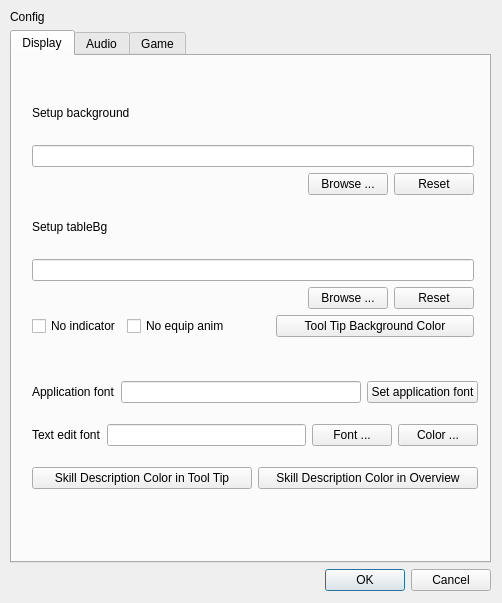
<?xml version="1.0" encoding="UTF-8"?>
<ui version="4.0">
 <class>ConfigDialog</class>
 <widget class="QDialog" name="ConfigDialog">
  <property name="geometry">
   <rect>
    <x>0</x>
    <y>0</y>
    <width>502</width>
    <height>603</height>
   </rect>
  </property>
  <property name="windowTitle">
   <string>Config dialog</string>
  </property>
  <property name="styleSheet">
   <string notr="true"/>
  </property>
  <widget class="QWidget" name="layoutWidget">
   <property name="geometry">
    <rect>
     <x>10</x>
     <y>10</y>
     <width>481</width>
     <height>581</height>
    </rect>
   </property>
   <layout class="QVBoxLayout" name="verticalLayout_14">
    <item>
     <widget class="QLabel" name="windowTitle">
      <property name="text">
       <string>Config</string>
      </property>
     </widget>
    </item>
    <item>
     <widget class="QTabWidget" name="tabWidget">
      <property name="currentIndex">
       <number>0</number>
      </property>
      <widget class="QWidget" name="displayTab">
       <attribute name="title">
        <string>Display</string>
       </attribute>
       <widget class="QFrame" name="bgFrame">
        <property name="geometry">
         <rect>
          <x>10</x>
          <y>10</y>
          <width>461</width>
          <height>281</height>
         </rect>
        </property>
        <widget class="QWidget" name="layoutWidget1">
         <property name="geometry">
          <rect>
           <x>10</x>
           <y>20</y>
           <width>442</width>
           <height>251</height>
          </rect>
         </property>
         <layout class="QVBoxLayout" name="verticalLayout_10">
          <item>
           <layout class="QVBoxLayout" name="verticalLayout_2">
            <item>
             <layout class="QVBoxLayout" name="verticalLayout">
              <item>
               <widget class="QLabel" name="backgrounSetupLabel">
                <property name="text">
                 <string>Setup background</string>
                </property>
               </widget>
              </item>
              <item>
               <widget class="QLineEdit" name="bgPathLineEdit">
                <property name="readOnly">
                 <bool>true</bool>
                </property>
               </widget>
              </item>
             </layout>
            </item>
            <item>
             <layout class="QHBoxLayout" name="horizontalLayout">
              <item>
               <spacer name="horizontalSpacer">
                <property name="orientation">
                 <enum>Qt::Horizontal</enum>
                </property>
                <property name="sizeHint" stdset="0">
                 <size>
                  <width>40</width>
                  <height>20</height>
                 </size>
                </property>
               </spacer>
              </item>
              <item>
               <widget class="QPushButton" name="browseBgButton">
                <property name="text">
                 <string>Browse ...</string>
                </property>
               </widget>
              </item>
              <item>
               <widget class="QPushButton" name="resetBgButton">
                <property name="text">
                 <string>Reset</string>
                </property>
               </widget>
              </item>
             </layout>
            </item>
           </layout>
          </item>
          <item>
           <layout class="QVBoxLayout" name="verticalLayout_3">
            <item>
             <layout class="QVBoxLayout" name="verticalLayout_4">
              <item>
               <widget class="QLabel" name="tableBgSetupLabel">
                <property name="text">
                 <string>Setup tableBg</string>
                </property>
               </widget>
              </item>
              <item>
               <widget class="QLineEdit" name="tableBgPathLineEdit">
                <property name="readOnly">
                 <bool>true</bool>
                </property>
               </widget>
              </item>
             </layout>
            </item>
            <item>
             <layout class="QHBoxLayout" name="horizontalLayout_4">
              <item>
               <spacer name="tableBghorizontalSpacer">
                <property name="orientation">
                 <enum>Qt::Horizontal</enum>
                </property>
                <property name="sizeHint" stdset="0">
                 <size>
                  <width>40</width>
                  <height>20</height>
                 </size>
                </property>
               </spacer>
              </item>
              <item>
               <widget class="QPushButton" name="browseTableBgButton">
                <property name="text">
                 <string>Browse ...</string>
                </property>
               </widget>
              </item>
              <item>
               <widget class="QPushButton" name="resetTableBgButton">
                <property name="text">
                 <string>Reset</string>
                </property>
               </widget>
              </item>
             </layout>
            </item>
           </layout>
          </item>
          <item>
           <layout class="QHBoxLayout" name="horizontalLayout_11">
            <item>
             <widget class="QCheckBox" name="noIndicatorCheckBox">
              <property name="text">
               <string>No indicator</string>
              </property>
             </widget>
            </item>
            <item>
             <widget class="QCheckBox" name="noEquipAnimCheckBox">
              <property name="text">
               <string>No equip anim</string>
              </property>
             </widget>
            </item>
            <item>
             <spacer name="horizontalSpacer_4">
              <property name="orientation">
               <enum>Qt::Horizontal</enum>
              </property>
              <property name="sizeHint" stdset="0">
               <size>
                <width>40</width>
                <height>20</height>
               </size>
              </property>
             </spacer>
            </item>
            <item>
             <widget class="QPushButton" name="toolTipBackgroundColorButton">
              <property name="sizePolicy">
               <sizepolicy hsizetype="Preferred" vsizetype="Fixed">
                <horstretch>255</horstretch>
                <verstretch>0</verstretch>
               </sizepolicy>
              </property>
              <property name="text">
               <string>Tool Tip Background Color</string>
              </property>
             </widget>
            </item>
           </layout>
          </item>
         </layout>
        </widget>
       </widget>
       <widget class="QFrame" name="fontSetupFrame">
        <property name="geometry">
         <rect>
          <x>10</x>
          <y>300</y>
          <width>461</width>
          <height>161</height>
         </rect>
        </property>
        <property name="sizePolicy">
         <sizepolicy hsizetype="Preferred" vsizetype="Minimum">
          <horstretch>0</horstretch>
          <verstretch>0</verstretch>
         </sizepolicy>
        </property>
        <widget class="QWidget" name="layoutWidget2">
         <property name="geometry">
          <rect>
           <x>10</x>
           <y>10</y>
           <width>446</width>
           <height>141</height>
          </rect>
         </property>
         <layout class="QVBoxLayout" name="verticalLayout_11">
          <item>
           <layout class="QHBoxLayout" name="horizontalLayout_9">
            <item>
             <widget class="QLabel" name="appFontLabel">
              <property name="text">
               <string>Application font</string>
              </property>
             </widget>
            </item>
            <item>
             <widget class="QLineEdit" name="appFontLineEdit">
              <property name="enabled">
               <bool>true</bool>
              </property>
              <property name="readOnly">
               <bool>true</bool>
              </property>
             </widget>
            </item>
            <item>
             <widget class="QPushButton" name="changeAppFontButton">
              <property name="text">
               <string>Set application font</string>
              </property>
             </widget>
            </item>
           </layout>
          </item>
          <item>
           <layout class="QHBoxLayout" name="horizontalLayout_10">
            <item>
             <widget class="QLabel" name="textEditFontLabel">
              <property name="text">
               <string>Text edit font</string>
              </property>
             </widget>
            </item>
            <item>
             <widget class="QLineEdit" name="textEditFontLineEdit">
              <property name="enabled">
               <bool>true</bool>
              </property>
              <property name="readOnly">
               <bool>true</bool>
              </property>
             </widget>
            </item>
            <item>
             <widget class="QPushButton" name="setTextEditFontButton">
              <property name="text">
               <string>Font ...</string>
              </property>
             </widget>
            </item>
            <item>
             <widget class="QPushButton" name="setTextEditColorButton">
              <property name="text">
               <string>Color ...</string>
              </property>
             </widget>
            </item>
           </layout>
          </item>
          <item>
           <layout class="QHBoxLayout" name="horizontalLayout_3">
            <item>
             <widget class="QPushButton" name="toolTipFontColorButton">
              <property name="sizePolicy">
               <sizepolicy hsizetype="Preferred" vsizetype="Fixed">
                <horstretch>0</horstretch>
                <verstretch>0</verstretch>
               </sizepolicy>
              </property>
              <property name="text">
               <string>Skill Description Color in Tool Tip</string>
              </property>
             </widget>
            </item>
            <item>
             <widget class="QPushButton" name="overviewFontColorButton">
              <property name="sizePolicy">
               <sizepolicy hsizetype="Preferred" vsizetype="Fixed">
                <horstretch>0</horstretch>
                <verstretch>0</verstretch>
               </sizepolicy>
              </property>
              <property name="text">
               <string>Skill Description Color in Overview</string>
              </property>
             </widget>
            </item>
           </layout>
          </item>
         </layout>
        </widget>
       </widget>
      </widget>
      <widget class="QWidget" name="audioTab">
       <attribute name="title">
        <string>Audio</string>
       </attribute>
       <widget class="QWidget" name="layoutWidget3">
        <property name="geometry">
         <rect>
          <x>10</x>
          <y>1</y>
          <width>451</width>
          <height>471</height>
         </rect>
        </property>
        <layout class="QVBoxLayout" name="verticalLayout_9">
         <item>
          <layout class="QVBoxLayout" name="verticalLayout_5">
           <item>
            <spacer name="verticalSpacer_4">
             <property name="orientation">
              <enum>Qt::Vertical</enum>
             </property>
             <property name="sizeHint" stdset="0">
              <size>
               <width>20</width>
               <height>40</height>
              </size>
             </property>
            </spacer>
           </item>
           <item>
            <widget class="QLabel" name="setupBgMusicLabel">
             <property name="text">
              <string>Setup background music</string>
             </property>
             <property name="buddy">
              <cstring>bgMusicPathLineEdit</cstring>
             </property>
            </widget>
           </item>
           <item>
            <widget class="QLineEdit" name="bgMusicPathLineEdit">
             <property name="readOnly">
              <bool>true</bool>
             </property>
            </widget>
           </item>
           <item>
            <layout class="QHBoxLayout" name="horizontalLayout_2">
             <item>
              <spacer name="horizontalSpacer_2">
               <property name="orientation">
                <enum>Qt::Horizontal</enum>
               </property>
               <property name="sizeHint" stdset="0">
                <size>
                 <width>40</width>
                 <height>20</height>
                </size>
               </property>
              </spacer>
             </item>
             <item>
              <widget class="QPushButton" name="browseBgMusicButton">
               <property name="text">
                <string>Browse ...</string>
               </property>
              </widget>
             </item>
             <item>
              <widget class="QPushButton" name="resetBgMusicButton">
               <property name="text">
                <string>Reset</string>
               </property>
              </widget>
             </item>
            </layout>
           </item>
          </layout>
         </item>
         <item>
          <spacer name="verticalSpacer_3">
           <property name="orientation">
            <enum>Qt::Vertical</enum>
           </property>
           <property name="sizeHint" stdset="0">
            <size>
             <width>20</width>
             <height>40</height>
            </size>
           </property>
          </spacer>
         </item>
         <item>
          <layout class="QVBoxLayout" name="verticalLayout_8">
           <item>
            <widget class="QCheckBox" name="enableEffectCheckBox">
             <property name="text">
              <string>Enable effects</string>
             </property>
             <property name="checked">
              <bool>true</bool>
             </property>
            </widget>
           </item>
           <item>
            <widget class="QCheckBox" name="enableLastWordCheckBox">
             <property name="text">
              <string>Enable last word</string>
             </property>
            </widget>
           </item>
           <item>
            <widget class="QCheckBox" name="enableBgMusicCheckBox">
             <property name="text">
              <string>Enable background music</string>
             </property>
             <property name="checked">
              <bool>true</bool>
             </property>
            </widget>
           </item>
          </layout>
         </item>
         <item>
          <spacer name="verticalSpacer_2">
           <property name="orientation">
            <enum>Qt::Vertical</enum>
           </property>
           <property name="sizeHint" stdset="0">
            <size>
             <width>20</width>
             <height>40</height>
            </size>
           </property>
          </spacer>
         </item>
         <item>
          <layout class="QHBoxLayout" name="horizontalLayout_5">
           <item>
            <widget class="QLabel" name="bgmVolumeLabel">
             <property name="text">
              <string>BGM    Volume</string>
             </property>
             <property name="buddy">
              <cstring>bgmVolumeSlider</cstring>
             </property>
            </widget>
           </item>
           <item>
            <widget class="QSlider" name="bgmVolumeSlider">
             <property name="maximum">
              <number>100</number>
             </property>
             <property name="value">
              <number>100</number>
             </property>
             <property name="orientation">
              <enum>Qt::Horizontal</enum>
             </property>
            </widget>
           </item>
          </layout>
         </item>
         <item>
          <layout class="QHBoxLayout" name="horizontalLayout_6">
           <item>
            <widget class="QLabel" name="effectVolumeLabel">
             <property name="text">
              <string>Effect Volume</string>
             </property>
             <property name="buddy">
              <cstring>bgmVolumeSlider</cstring>
             </property>
            </widget>
           </item>
           <item>
            <widget class="QSlider" name="effectVolumeSlider">
             <property name="maximum">
              <number>100</number>
             </property>
             <property name="value">
              <number>100</number>
             </property>
             <property name="orientation">
              <enum>Qt::Horizontal</enum>
             </property>
            </widget>
           </item>
          </layout>
         </item>
         <item>
          <spacer name="verticalSpacer">
           <property name="orientation">
            <enum>Qt::Vertical</enum>
           </property>
           <property name="sizeHint" stdset="0">
            <size>
             <width>20</width>
             <height>40</height>
            </size>
           </property>
          </spacer>
         </item>
        </layout>
       </widget>
      </widget>
      <widget class="QWidget" name="gameTab">
       <attribute name="title">
        <string>Game</string>
       </attribute>
       <widget class="QWidget" name="layoutWidget4">
        <property name="geometry">
         <rect>
          <x>11</x>
          <y>21</y>
          <width>461</width>
          <height>451</height>
         </rect>
        </property>
        <layout class="QVBoxLayout" name="verticalLayout_13">
         <item>
          <layout class="QVBoxLayout" name="verticalLayout_12">
           <item>
            <widget class="QCheckBox" name="neverNullifyMyTrickCheckBox">
             <property name="text">
              <string>Never nullify my single target trick</string>
             </property>
             <property name="checked">
              <bool>false</bool>
             </property>
            </widget>
           </item>
           <item>
            <widget class="QCheckBox" name="autoTargetCheckBox">
             <property name="enabled">
              <bool>true</bool>
             </property>
             <property name="text">
              <string>Enable auto target</string>
             </property>
             <property name="checked">
              <bool>false</bool>
             </property>
            </widget>
           </item>
           <item>
            <widget class="QCheckBox" name="intellectualSelectionCheckBox">
             <property name="enabled">
              <bool>true</bool>
             </property>
             <property name="text">
              <string>Enable intellectual selection</string>
             </property>
             <property name="checked">
              <bool>false</bool>
             </property>
            </widget>
           </item>
           <item>
            <widget class="QCheckBox" name="superDragCheckBox">
             <property name="text">
              <string>Enable super drag</string>
             </property>
            </widget>
           </item>
           <item>
            <widget class="QCheckBox" name="doubleClickCheckBox">
             <property name="enabled">
              <bool>true</bool>
             </property>
             <property name="text">
              <string>Enable double-click</string>
             </property>
             <property name="checked">
              <bool>false</bool>
             </property>
            </widget>
           </item>
           <item>
            <widget class="QCheckBox" name="autoPreshowCheckBox">
             <property name="text">
              <string>Enable auto preshow</string>
             </property>
            </widget>
           </item>
           <item>
            <widget class="QCheckBox" name="ignoreChangingSkinCheckBox">
             <property name="sizePolicy">
              <sizepolicy hsizetype="Preferred" vsizetype="Fixed">
               <horstretch>0</horstretch>
               <verstretch>0</verstretch>
              </sizepolicy>
             </property>
             <property name="text">
              <string>Ignore other's switches of skin</string>
             </property>
            </widget>
           </item>
          </layout>
         </item>
         <item>
          <layout class="QHBoxLayout" name="horizontalLayout_8">
           <item>
            <widget class="QLabel" name="bubbleChatBoxKeepLabel">
             <property name="sizePolicy">
              <sizepolicy hsizetype="Preferred" vsizetype="Fixed">
               <horstretch>0</horstretch>
               <verstretch>0</verstretch>
              </sizepolicy>
             </property>
             <property name="text">
              <string>Bubble chat boxes keep time</string>
             </property>
            </widget>
           </item>
           <item>
            <widget class="QSpinBox" name="bubbleChatBoxKeepSpinBox">
             <property name="sizePolicy">
              <sizepolicy hsizetype="Maximum" vsizetype="Fixed">
               <horstretch>0</horstretch>
               <verstretch>0</verstretch>
              </sizepolicy>
             </property>
             <property name="suffix">
              <string>second(s)</string>
             </property>
             <property name="minimum">
              <number>1</number>
             </property>
             <property name="maximum">
              <number>5</number>
             </property>
             <property name="value">
              <number>2</number>
             </property>
            </widget>
           </item>
          </layout>
         </item>
         <item>
          <widget class="QFrame" name="gameRecordFrame">
           <property name="sizePolicy">
            <sizepolicy hsizetype="Preferred" vsizetype="MinimumExpanding">
             <horstretch>0</horstretch>
             <verstretch>0</verstretch>
            </sizepolicy>
           </property>
           <layout class="QVBoxLayout" name="verticalLayout_15">
            <item>
             <layout class="QGridLayout" name="gridLayout">
              <item row="0" column="0">
               <widget class="QCheckBox" name="enableAutoSaveCheckBox">
                <property name="sizePolicy">
                 <sizepolicy hsizetype="Minimum" vsizetype="Preferred">
                  <horstretch>0</horstretch>
                  <verstretch>0</verstretch>
                 </sizepolicy>
                </property>
                <property name="text">
                 <string>Enable Auto Save</string>
                </property>
                <property name="checkable">
                 <bool>true</bool>
                </property>
                <property name="checked">
                 <bool>false</bool>
                </property>
               </widget>
              </item>
              <item row="0" column="1">
               <widget class="QCheckBox" name="networkOnlyCheckBox">
                <property name="enabled">
                 <bool>false</bool>
                </property>
                <property name="sizePolicy">
                 <sizepolicy hsizetype="Minimum" vsizetype="Preferred">
                  <horstretch>0</horstretch>
                  <verstretch>0</verstretch>
                 </sizepolicy>
                </property>
                <property name="text">
                 <string>Network Game Only</string>
                </property>
                <property name="checkable">
                 <bool>true</bool>
                </property>
               </widget>
              </item>
              <item row="1" column="0" colspan="2">
               <layout class="QVBoxLayout" name="verticalLayout_6">
                <item>
                 <layout class="QVBoxLayout" name="verticalLayout_7">
                  <item>
                   <widget class="QLabel" name="recordPathSetupLabel">
                    <property name="enabled">
                     <bool>false</bool>
                    </property>
                    <property name="text">
                     <string>Setup Record Paths</string>
                    </property>
                   </widget>
                  </item>
                  <item>
                   <widget class="QLineEdit" name="recordPathSetupLineEdit">
                    <property name="enabled">
                     <bool>false</bool>
                    </property>
                   </widget>
                  </item>
                 </layout>
                </item>
                <item>
                 <layout class="QHBoxLayout" name="horizontalLayout_7">
                  <item>
                   <spacer name="horizontalSpacer_3">
                    <property name="orientation">
                     <enum>Qt::Horizontal</enum>
                    </property>
                    <property name="sizeHint" stdset="0">
                     <size>
                      <width>40</width>
                      <height>20</height>
                     </size>
                    </property>
                   </spacer>
                  </item>
                  <item>
                   <widget class="QPushButton" name="browseRecordPathButton">
                    <property name="enabled">
                     <bool>false</bool>
                    </property>
                    <property name="text">
                     <string>Browse ...</string>
                    </property>
                   </widget>
                  </item>
                  <item>
                   <widget class="QPushButton" name="resetRecordPathButton">
                    <property name="enabled">
                     <bool>false</bool>
                    </property>
                    <property name="text">
                     <string>Reset</string>
                    </property>
                   </widget>
                  </item>
                 </layout>
                </item>
               </layout>
              </item>
             </layout>
            </item>
           </layout>
          </widget>
         </item>
        </layout>
       </widget>
      </widget>
     </widget>
    </item>
    <item>
     <widget class="QDialogButtonBox" name="buttonBox">
      <property name="orientation">
       <enum>Qt::Horizontal</enum>
      </property>
      <property name="standardButtons">
       <set>QDialogButtonBox::Cancel|QDialogButtonBox::Ok</set>
      </property>
     </widget>
    </item>
   </layout>
  </widget>
 </widget>
 <resources/>
 <connections>
  <connection>
   <sender>buttonBox</sender>
   <signal>accepted()</signal>
   <receiver>ConfigDialog</receiver>
   <slot>accept()</slot>
   <hints>
    <hint type="sourcelabel">
     <x>248</x>
     <y>254</y>
    </hint>
    <hint type="destinationlabel">
     <x>157</x>
     <y>274</y>
    </hint>
   </hints>
  </connection>
  <connection>
   <sender>buttonBox</sender>
   <signal>rejected()</signal>
   <receiver>ConfigDialog</receiver>
   <slot>reject()</slot>
   <hints>
    <hint type="sourcelabel">
     <x>316</x>
     <y>260</y>
    </hint>
    <hint type="destinationlabel">
     <x>286</x>
     <y>274</y>
    </hint>
   </hints>
  </connection>
 </connections>
</ui>
